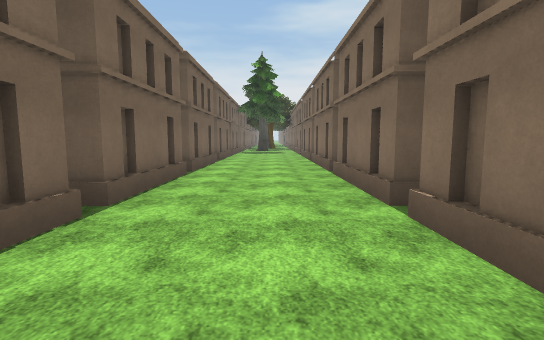
View 1 (above)

12 first-person views from a walk through a Unity game level. The camera is 1.5 m above the floor, tilts 6° down and sees 85° across. The floor is counted in squares, 2 m on a side. Each view is taken from the middle of a square. On the plan, view 1 faces up. The plan holds only what a view shows up to about 10 squares ahead; the rest is blank. The place goes on beyond the plan. The terrain is drawn as flat ground. Some surface patterns are stand-ins.

View 2
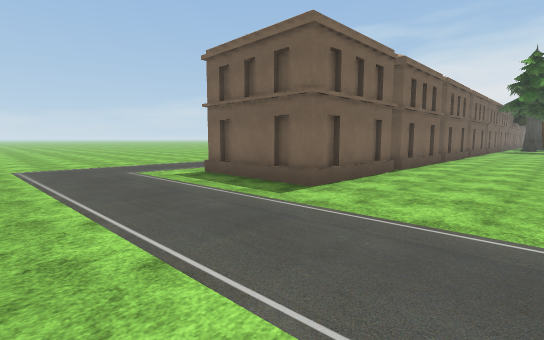

View 3
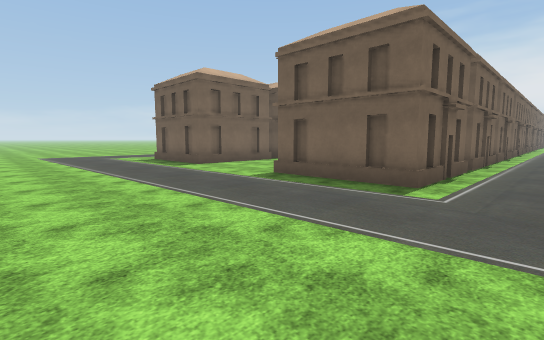

View 4
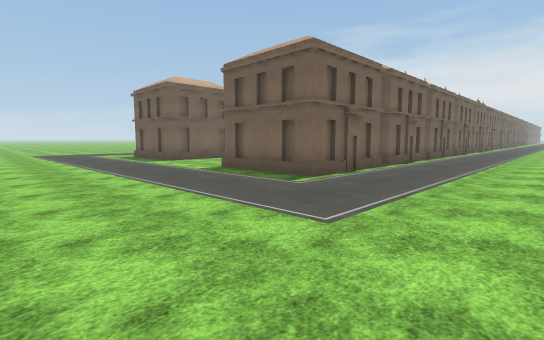

View 5
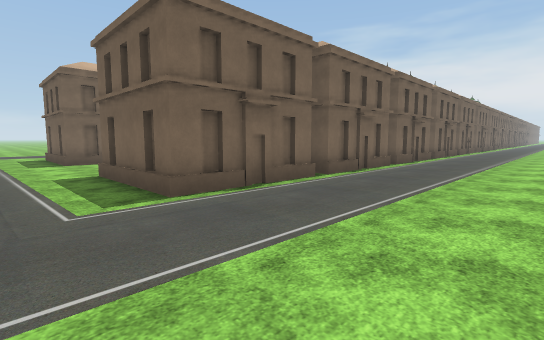

View 6
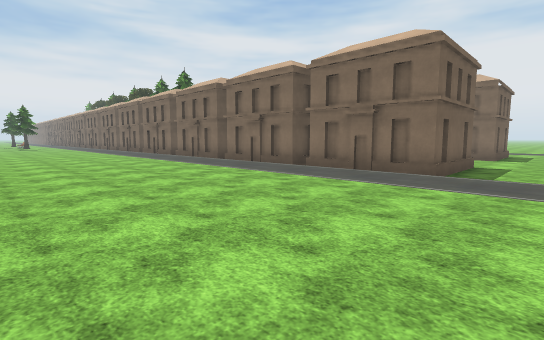

View 7
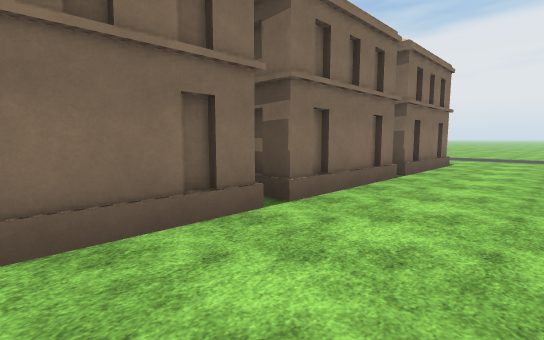

View 8
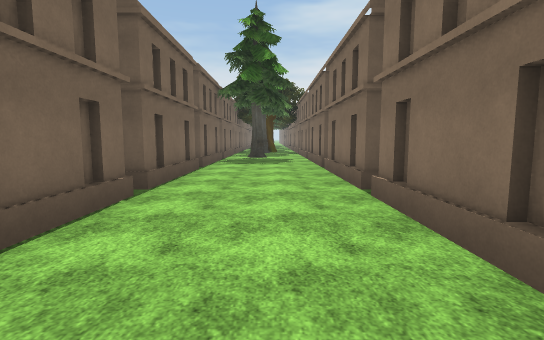

View 9
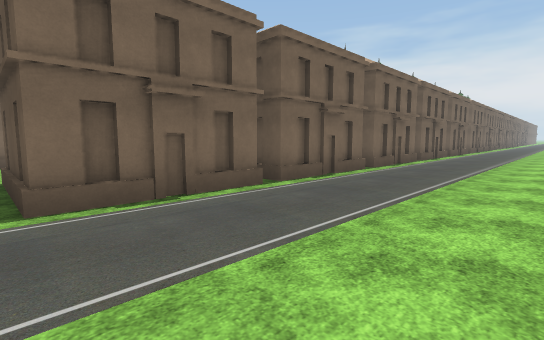

View 10
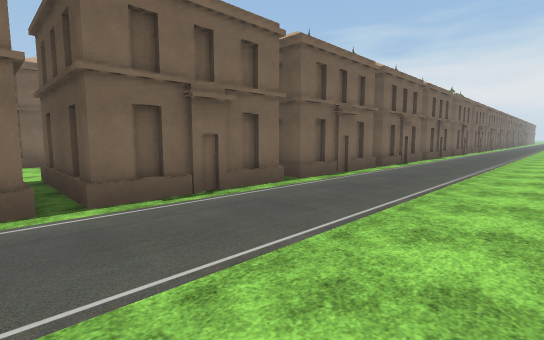

View 11
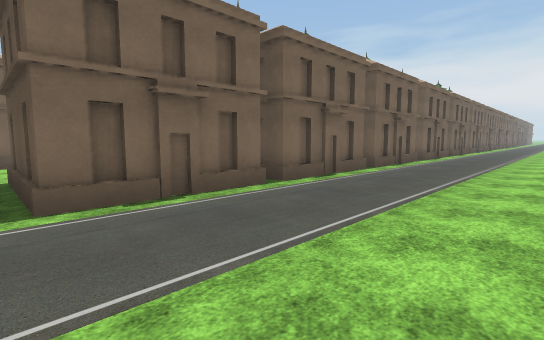

View 12
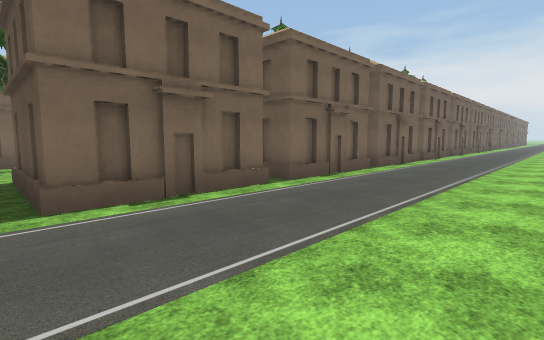

### Floor plan
Key: @ floor where view 1 was taken; # wall or solid block; . main floor; : floor 0.25 m higher than the main floor; / step, stairs or slope; B building; T tree.
Columns run from 11 left of view 1 to 8 right of it. Each row starts with its distance up from view 1.
 29                  :/
 28                 .:/
 27                #.:/.
 26                #.:/.
 25                B.:/.
 24                B/:/.
 23                #/:/.
 22                #/:/.
 21               ##/:/.
 20                B/:/.
 19                #/:/.
 18          #.  ###/:/.
 17          #.T.###/:/.
 16          #...  #/:/.
 15          #...  #/:/.
 14          B...  B/:/.
 13          B...  B/:/.
 12          #...  #/:/.
 11          #...###/:/.
 10  ..      /.....//:/.
  9  ...     #...###/:/.
  8 ..../    #...###/:/.
  7 ....//   #...##B/:/.
  6 ....///  #...# B/:/.
  5 ..../:B  #...###/:/.
  4 ....///###...###/:..
  3 ....///  ......//:..
  2 ....///  #...###/:..
  1 ..../:B  #...###/:..
  0 ....///###.@.##B/:..
 -1 ..../:/........./:..
 -2 .....:/:::::::::::..
 -3 .....:::::::://///..
 -4   ..................
 -5        .............

Where each view was taken, in squares from view 1:
view 1: 0 up, 0 right, facing up
view 2: 4 down, 1 right, facing up-left
view 3: 5 down, 6 right, facing up-left
view 4: 5 down, 8 right, facing up-left
view 5: 2 down, 8 right, facing up-left
view 6: 2 down, 11 left, facing up-right
view 7: 9 up, 1 left, facing down-right
view 8: 6 up, 0 right, facing up
view 9: 3 up, 8 right, facing up-left
view 10: 6 up, 8 right, facing up-left
view 11: 10 up, 8 right, facing up-left
view 12: 17 up, 8 right, facing up-left
